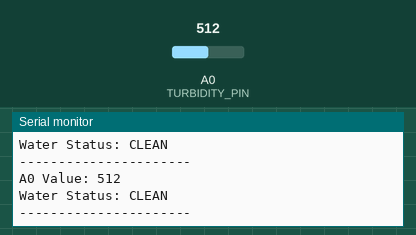
This sketch was run on a simulated Arduino Uno, built with avr-gcc and run on an emulated ATmega328P. Shown: the last lines printed to the serial monitor. The test bench sets the inputs (shaded band); at power-on: A0 (TURBIDITY_PIN) = 512.

Above: at 2.2 s.
2.3 s: A0 (TURBIDITY_PIN) set to 440
At 3.8 s:
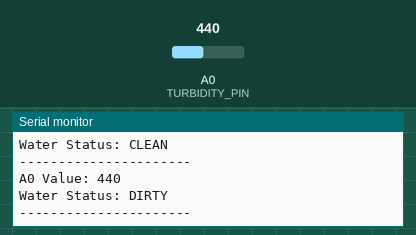
5.5 s: A0 (TURBIDITY_PIN) set to 460
At 6.4 s:
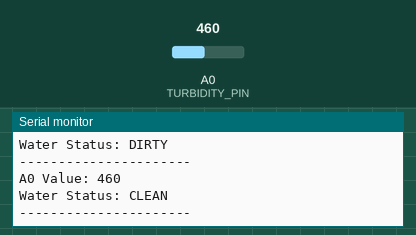
Timing chart, 0 to 8.5 s (numbered marks = the images above; inputs shaded):
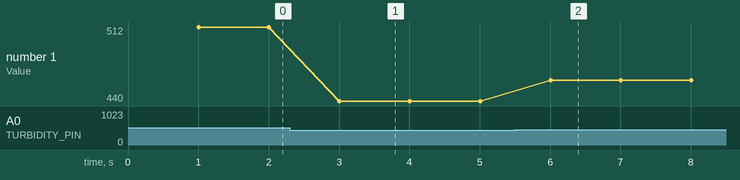

Measured:
- after the input at 2.3 s, the serial monitor: prints a new line after 0.70 s (image 1)
- after the input at 5.5 s, the serial monitor: prints a new line after 0.51 s (image 2)
- plotted number 1: 512 → 440 after the input at 2.3 s, 440 → 460 after the input at 5.5 s

The sketch:

turbidity_sensor.ino
```cpp
// =====================================================
// WATER TURBIDITY SENSOR
// ESP8266 NodeMCU ESP-12E
// =====================================================

#define TURBIDITY_PIN A0

// Water quality threshold
// 450 or above = CLEAN
// Below 450 = DIRTY
#define TURBIDITY_THRESHOLD 450

void setup() {
  Serial.begin(115200);
  delay(1000);

  Serial.println("===== WATER TURBIDITY TEST =====");
}

void loop() {

  // Read analog value from turbidity sensor
  int sensorValue = analogRead(TURBIDITY_PIN);

  Serial.print("A0 Value: ");
  Serial.println(sensorValue);

  // Check water quality
  if (sensorValue < TURBIDITY_THRESHOLD) {
    Serial.println("Water Status: DIRTY");
  } else {
    Serial.println("Water Status: CLEAN");
  }

  Serial.println("----------------------");

  delay(1000);
}
```
